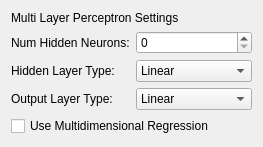
                     <widget class="QWidget" name="page_36">
                      <layout class="QGridLayout" name="gridLayout_38">
                       <item row="0" column="0">
                        <layout class="QVBoxLayout" name="verticalLayout_34">
                         <item>
                          <widget class="QLabel" name="label_81">
                           <property name="text">
                            <string>Multi Layer Perceptron Settings</string>
                           </property>
                          </widget>
                         </item>
                         <item>
                          <layout class="QFormLayout" name="formLayout_36">
                           <item row="0" column="0">
                            <widget class="QLabel" name="label_55">
                             <property name="text">
                              <string>Num Hidden Neurons:</string>
                             </property>
                            </widget>
                           </item>
                           <item row="0" column="1">
                            <widget class="QSpinBox" name="pipelineTool_mlpNumHiddenNeurons">
                             <property name="sizePolicy">
                              <sizepolicy hsizetype="Minimum" vsizetype="Preferred">
                               <horstretch>0</horstretch>
                               <verstretch>0</verstretch>
                              </sizepolicy>
                             </property>
                            </widget>
                           </item>
                           <item row="1" column="0">
                            <widget class="QLabel" name="label_103">
                             <property name="text">
                              <string>Hidden Layer Type:</string>
                             </property>
                            </widget>
                           </item>
                           <item row="1" column="1">
                            <widget class="QComboBox" name="pipelineTool_mlpHiddenLayerType">
                             <property name="sizePolicy">
                              <sizepolicy hsizetype="Preferred" vsizetype="Preferred">
                               <horstretch>0</horstretch>
                               <verstretch>0</verstretch>
                              </sizepolicy>
                             </property>
                             <item>
                              <property name="text">
                               <string>Linear</string>
                              </property>
                             </item>
                             <item>
                              <property name="text">
                               <string>Sigmoid</string>
                              </property>
                             </item>
                             <item>
                              <property name="text">
                               <string>Bipolor Sigmoid</string>
                              </property>
                             </item>
                            </widget>
                           </item>
                           <item row="2" column="0">
                            <widget class="QLabel" name="label_104">
                             <property name="text">
                              <string>Output Layer Type:</string>
                             </property>
                            </widget>
                           </item>
                           <item row="2" column="1">
                            <widget class="QComboBox" name="pipelineTool_mlpOutputLayerType">
                             <property name="sizePolicy">
                              <sizepolicy hsizetype="Preferred" vsizetype="Preferred">
                               <horstretch>0</horstretch>
                               <verstretch>0</verstretch>
                              </sizepolicy>
                             </property>
                             <item>
                              <property name="text">
                               <string>Linear</string>
                              </property>
                             </item>
                             <item>
                              <property name="text">
                               <string>Sigmoid</string>
                              </property>
                             </item>
                             <item>
                              <property name="text">
                               <string>Bipolor Sigmoid</string>
                              </property>
                             </item>
                            </widget>
                           </item>
                          </layout>
                         </item>
                         <item>
                          <widget class="QCheckBox" name="pipelineTool_mlpUseMDRegression">
                           <property name="text">
                            <string>Use Multidimensional Regression</string>
                           </property>
                          </widget>
                         </item>
                        </layout>
                       </item>
                      </layout>
                     </widget>
